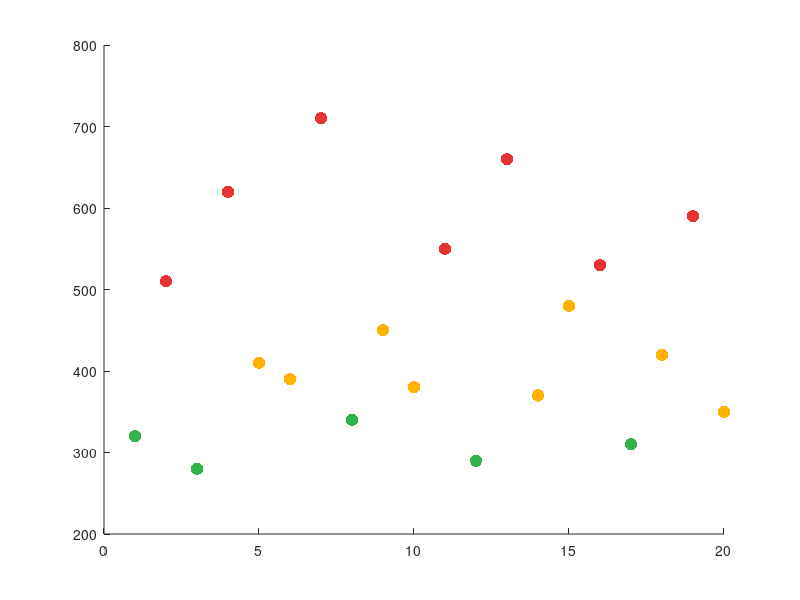

MATLAB code for this plot: (Note: this script raises an error after producing the figure.)
% MODULE 03: PROGRAMMING TOOLS -- Conditionals Demo
% Demonstrates if/elseif/else, comparison and logical operators,
% and combining loops with conditionals to filter data.
%
% Part of the Matlab for Computational Neuroscience course
% Module 03: Programming Tools
%
% What you'll see when you run this:
%   - Temperature classification (cold/comfortable/hot)
%   - Reaction times classified as fast/medium/slow
%   - A scatter plot of reaction times colored by category

clear; clc; close all;

%% Section 1: Simple If/Elseif/Else -- Temperature Classification
% Classify today's temperature into a category.

temperature = 22;

fprintf('Temperature: %d C\n', temperature);
if temperature < 10
    fprintf('  Category: Cold! Wear a jacket.\n');
elseif temperature < 20
    fprintf('  Category: Cool. A sweater will do.\n');
else
    fprintf('  Category: Warm! T-shirt weather.\n');
end
fprintf('\n');

%% Section 2: Comparison Operators
% Quick demo of all six comparison operators.

x = 15;
fprintf('x = %d\n', x);
fprintf('  x == 15: %d (equal?)\n', x == 15);
fprintf('  x ~= 10: %d (not equal?)\n', x ~= 10);
fprintf('  x < 20:  %d (less than?)\n', x < 20);
fprintf('  x > 10:  %d (greater than?)\n', x > 10);
fprintf('  x <= 15: %d (less or equal?)\n', x <= 15);
fprintf('  x >= 20: %d (greater or equal?)\n', x >= 20);
fprintf('  (1 means true, 0 means false)\n\n');

%% Section 3: Logical Operators -- && (AND), || (OR), ~ (NOT)

age = 25;
has_ticket = true;

fprintf('age = %d, has_ticket = %d\n', age, has_ticket);

if age >= 18 && has_ticket
    fprintf('  Both conditions met: Welcome to the concert!\n');
end

if age < 18 || ~has_ticket
    fprintf('  At least one condition failed: Sorry, no entry.\n');
else
    fprintf('  Neither failure condition: Enjoy the show!\n');
end
fprintf('\n');

%% Section 4: Loop + Conditional -- Classify Reaction Times
% Process each reaction time and classify it as fast, medium, or slow.

reaction_times = [320, 510, 280, 620, 410, 390, 710, 340, 450, 380, ...
                  550, 290, 660, 370, 480, 530, 310, 420, 590, 350];

% Categories
fast = [];
medium = [];
slow = [];

% Classify each reaction time
for i = 1:length(reaction_times)
    rt = reaction_times(i);
    if rt < 350
        fast = [fast, rt];
    elseif rt < 500
        medium = [medium, rt];
    else
        slow = [slow, rt];
    end
end

fprintf('Reaction time classification:\n');
fprintf('  Fast   (< 350 ms): %d trials\n', length(fast));
fprintf('  Medium (350-499 ms): %d trials\n', length(medium));
fprintf('  Slow   (>= 500 ms): %d trials\n', length(slow));
fprintf('  Total: %d trials\n\n', length(reaction_times));

%% Section 5: Visualize -- Scatter Plot Colored by Category
% Color each reaction time by its category:
%   Fast = green, Medium = yellow/orange, Slow = red

figure;
trial_numbers = 1:length(reaction_times);

% We'll plot each category separately for the legend
hold on;

% Plot fast trials
for i = 1:length(reaction_times)
    rt = reaction_times(i);
    if rt < 350
        scatter(i, rt, 80, [0.2 0.7 0.3], 'filled');
    elseif rt < 500
        scatter(i, rt, 80, [1.0 0.7 0.0], 'filled');
    else
        scatter(i, rt, 80, [0.9 0.2 0.2], 'filled');
    end
end

% Add reference lines for the category boundaries
yline(350, 'g--', 'Fast/Medium', 'LineWidth', 1.5, 'LabelHorizontalAlignment', 'left');
yline(500, 'r--', 'Medium/Slow', 'LineWidth', 1.5, 'LabelHorizontalAlignment', 'left');

hold off;

xlabel('Trial Number');
ylabel('Reaction Time (ms)');
title('Reaction Times by Category');
grid on;

% Create dummy plots for legend
hold on;
h1 = scatter(nan, nan, 80, [0.2 0.7 0.3], 'filled');
h2 = scatter(nan, nan, 80, [1.0 0.7 0.0], 'filled');
h3 = scatter(nan, nan, 80, [0.9 0.2 0.2], 'filled');
hold off;
legend([h1 h2 h3], {'Fast (< 350 ms)', 'Medium (350-499 ms)', 'Slow (>= 500 ms)'}, ...
    'Location', 'northwest');

%% Section 6: Summary Statistics per Category

fprintf('Summary:\n');
if ~isempty(fast)
    fprintf('  Fast:   avg = %.0f ms (range: %d - %d)\n', mean(fast), min(fast), max(fast));
end
if ~isempty(medium)
    fprintf('  Medium: avg = %.0f ms (range: %d - %d)\n', mean(medium), min(medium), max(medium));
end
if ~isempty(slow)
    fprintf('  Slow:   avg = %.0f ms (range: %d - %d)\n', mean(slow), min(slow), max(slow));
end

fprintf('\nConditionals let your code make decisions about each data point!\n');
